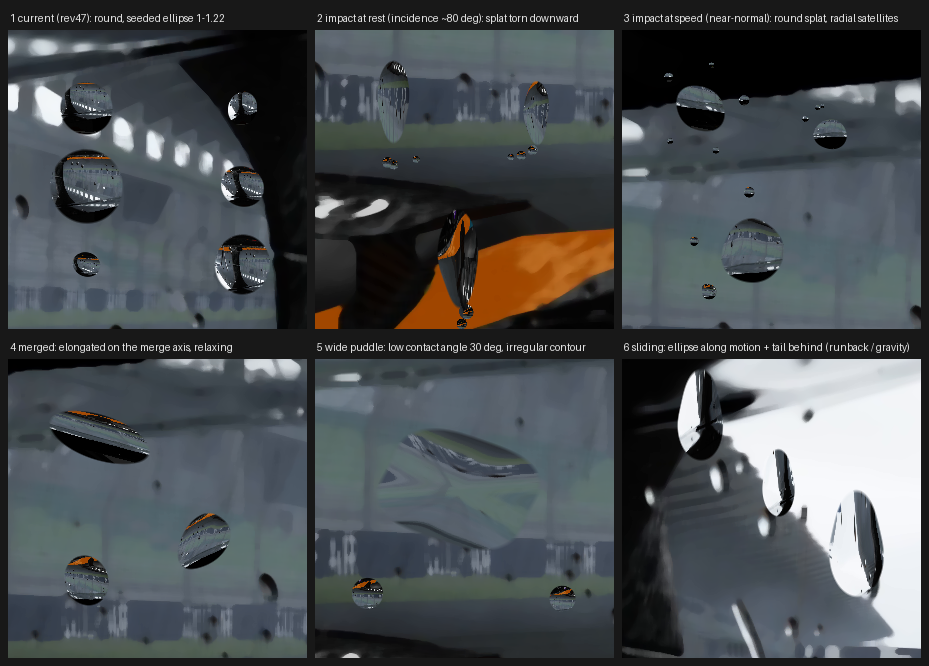

The Python source for this figure:
"""rev47k research: low-cost drop SHAPE STATE (docs/RAINFX_V2_SHAPE_STATE_PLAN.md).

One analytic kernel per drop, as in the visor shader (dome h = 1 - x, plano-convex lens), whose contour is
  q' = M^-1/2 q / (1 + delta(phi))      (M: 2x2 shape tensor, unit area; delta: contour harmonics)
  delta(phi) = sum_k a_k cos(k phi + p_k)  +  tail * max(0, cos(phi - phi_t))^4   (impact / slide tail)
so every shape class of the review (oblique impact splat torn downward, steep round splat with fingers,
merged elongated puddle, wide flat puddle, sliding ellipse) is the SAME kernel with 4-6 numbers per drop.
The lens is the physical one (flat contact face in, cap out, n = 1.333, TIR -> dark), scene at infinity.

usage: python rainfx2_shape_tensor_proto.py scene.png out.png
"""
import argparse
import math
import numpy as np
from PIL import Image, ImageDraw
from scipy import ndimage as nd

ap = argparse.ArgumentParser()
ap.add_argument('scene')
ap.add_argument('out')
ap.add_argument('--pxmm', type=float, default=26.0, help='screen px per visor mm (near-eye ~25-35)')
ap.add_argument('--seed', type=int, default=3)
a = ap.parse_args()
rng = np.random.default_rng(a.seed)

src = np.asarray(Image.open(a.scene).convert('RGB'), np.float32) / 255.0
scene = np.stack([nd.median_filter(src[..., c], 9) for c in range(3)], -1)
SH, SW = scene.shape[:2]
FOCAL = 1354.0                         # px per unit tangent (game frame 1440 px high, 56 deg FOV)


def sample(x, y):
    xi = np.clip(x, 0, SW - 1).astype(int)
    yi = np.clip(y, 0, SH - 1).astype(int)
    return scene[yi, xi]


def drop_field(Wp, Hp, drops):
    """Union of shaped dome kernels -> height (mm) and its gradient, as the shader's metaball union."""
    yy, xx = np.mgrid[0:Hp, 0:Wp].astype(np.float32) / a.pxmm
    P = np.ones((Hp, Wp), np.float32)
    hmax = np.zeros((Hp, Wp), np.float32)
    for d in drops:
        qx, qy = xx - d['x'], yy - d['y']
        # shape tensor: aspect A along angle ang, unit area
        A, ang = d.get('A', 1.0), d.get('ang', 0.0)
        c, s = math.cos(ang), math.sin(ang)
        u = (qx * c + qy * s) / math.sqrt(A)
        v = (-qx * s + qy * c) * math.sqrt(A)
        phi = np.arctan2(v, u)
        delta = np.zeros_like(u)
        for k, amp, ph in d.get('harm', []):
            delta += amp * np.cos(k * phi + ph)
        if d.get('tail', 0) > 0:      # tail toward local angle 0 (= along the tensor axis, sign by tailDir)
            delta += d['tail'] * np.maximum(np.cos(phi - d.get('tailDir', 0.0)), 0) ** 4
        R = d['r'] * 1.24 * (1.0 + delta)
        x = (u * u + v * v) / np.maximum(R * R, 1e-6)
        h = np.clip(1.0 - x, 0, 1)
        P *= 1.0 - h
        # physical height: cap of contact angle theta over radius r
        hmax = np.maximum(hmax, h * d['r'] * math.tan(math.radians(d.get('theta', 55)) * 0.5))
    U = 1.0 - P
    cov = np.clip((U - 0.35) / 0.08 + 0.5, 0, 1)
    gy, gx = np.gradient(hmax, 1.0 / a.pxmm)
    return cov, gx, gy


def render(Wp, Hp, drops, ox, oy):
    cov, gx, gy = drop_field(Wp, Hp, drops)
    yy, xx = np.mgrid[0:Hp, 0:Wp].astype(np.float32)
    bx, by = xx + ox, yy + oy
    base = sample(bx, by)
    # plano-convex lens, view ray along +z: cap normal N = (-gx, -gy, 1)
    nz = 1.0 / np.sqrt(1 + gx * gx + gy * gy)
    Nx, Ny = -gx * nz, -gy * nz
    eta = 1.333                                      # water -> air through the cap (ray (0,0,1) inside)
    k = 1.0 - eta * eta * (1 - nz * nz)
    sk = np.sqrt(np.maximum(k, 0))
    m = eta * nz - sk                                # T = eta I - m No,  No = (Nx, Ny, nz)
    vx, vy, vz = -m * Nx, -m * Ny, np.maximum(eta - m * nz, 0.05)
    lx, ly = bx + vx / vz * FOCAL, by + vy / vz * FOCAL
    col = sample(lx, ly)
    tir = np.clip((0.04 - k) / 0.08, 0, 1)
    col = col * (1 - 0.65 * tir)[..., None]
    up = np.clip(gy, 0, None) / (1 + np.abs(gy))     # rim facing up catches sky light
    col = col + 0.25 * (up ** 3)[..., None]
    out = base * (1 - cov[..., None]) + col * cov[..., None]
    return np.clip(out, 0, 1)


def harm(lo, hi, n, amp):
    return [(int(k), amp * rng.uniform(0.4, 1.0) / k ** 0.5, rng.uniform(0, 6.283)) for k in rng.integers(lo, hi, n)]


DOWN = math.pi / 2                     # +y on screen = down (gravity)
panels = []
# 1 current: round + seeded ellipse
panels.append(('1 current (rev47): round, seeded ellipse 1-1.22',
               [dict(x=3 + 6 * (i % 2), y=3 + 3 * (i // 2), r=r, A=1 + 0.22 * rng.random(), ang=rng.uniform(0, 3.14))
                for i, r in enumerate([1.0, 0.6, 1.4, 0.8, 0.5, 1.1])]))
# 2 impact at rest: incidence ~80 deg -> aspect ~3 down, tail down, fingers downstream, satellites below
d2 = []
for i, (x, y, r) in enumerate([(3, 2.5, 0.9), (8.5, 3.0, 0.7), (5.5, 8.5, 1.1)]):
    # blunt, finger-edged front downstream (local angle 0 = down), narrow upstream end
    d2.append(dict(x=x, y=y, r=r, A=2.2, ang=DOWN, tail=0.35, tailDir=0.0, harm=harm(2, 5, 3, 0.07), theta=45))
    for j in range(rng.integers(2, 5)):             # lamella fingers broke off: satellites downstream
        d2.append(dict(x=x + rng.normal(0, 0.5 * r), y=y + r * rng.uniform(1.8, 3.0), r=r * rng.uniform(0.15, 0.3), theta=50))
panels.append(('2 impact at rest (incidence ~80 deg): splat torn downward', d2))
# 3 impact at speed: near-normal -> round, radial fingers, satellites all around
d3 = []
for (x, y, r) in [(3, 3, 0.9), (8, 4, 0.6), (5, 8.5, 1.2)]:
    # fingers detach as satellites; on the drop only low modes survive (high modes relax ~1/k faster)
    d3.append(dict(x=x, y=y, r=r, A=1.1, ang=rng.uniform(0, 3), harm=harm(2, 6, 3, 0.07), theta=45))
    for j in range(rng.integers(3, 6)):
        an = rng.uniform(0, 6.283)
        d3.append(dict(x=x + math.cos(an) * r * 1.9, y=y + math.sin(an) * r * 1.9, r=r * rng.uniform(0.12, 0.25)))
panels.append(('3 impact at speed (near-normal): round splat, radial satellites', d3))
# 4 coalescence: merged tensor (second moments), irregular low harmonics, relaxing
d4 = [dict(x=3.5, y=3, r=1.3, A=2.2, ang=0.4, harm=harm(2, 4, 2, 0.12), theta=50),
      dict(x=7.5, y=7, r=1.0, A=1.6, ang=2.2, harm=harm(2, 4, 2, 0.10), theta=50),
      dict(x=3, y=8.5, r=0.9, A=1.15, ang=1.0, harm=harm(2, 3, 1, 0.05), theta=55)]
panels.append(('4 merged: elongated on the merge axis, relaxing', d4))
# 5 wide puddle: low contact angle, big irregular contour
d5 = [dict(x=5.5, y=5, r=2.6, A=1.5, ang=0.2, harm=harm(2, 5, 4, 0.10), theta=30),
      dict(x=2, y=9, r=0.6, theta=50), dict(x=9.5, y=9.2, r=0.5, theta=50)]
panels.append(('5 wide puddle: low contact angle 30 deg, irregular contour', d5))
# 6 sliding: stretched along motion, tail behind
d6 = [dict(x=3 + 3 * i, y=2.5 + 2.5 * i, r=r, A=1.6, ang=DOWN, tail=0.5, tailDir=math.pi, theta=45, harm=harm(2, 4, 1, 0.04))
      for i, r in enumerate([1.1, 0.8, 1.3])]
panels.append(('6 sliding: ellipse along motion + tail behind (runback / gravity)', d6))

Wp = Hp = int(11.5 * a.pxmm)
gap, title = 8, 22
img = Image.new('RGB', (3 * Wp + 4 * gap, 2 * (Hp + title) + 3 * gap), (24, 24, 24))
dr = ImageDraw.Draw(img)
for i, (name, drops) in enumerate(panels):
    ox = int(rng.uniform(0.15 * SW, 0.55 * SW))
    oy = int(rng.uniform(0.08 * SH, 0.30 * SH))
    out = render(Wp, Hp, drops, ox, oy)
    cx, cy = gap + (i % 3) * (Wp + gap), gap + (i // 3) * (Hp + title + gap)
    img.paste(Image.fromarray((out * 255).astype(np.uint8)), (cx, cy + title))
    dr.text((cx + 2, cy + 4), name, fill=(230, 230, 230))
img.save(a.out)
print('saved', a.out, img.size)
